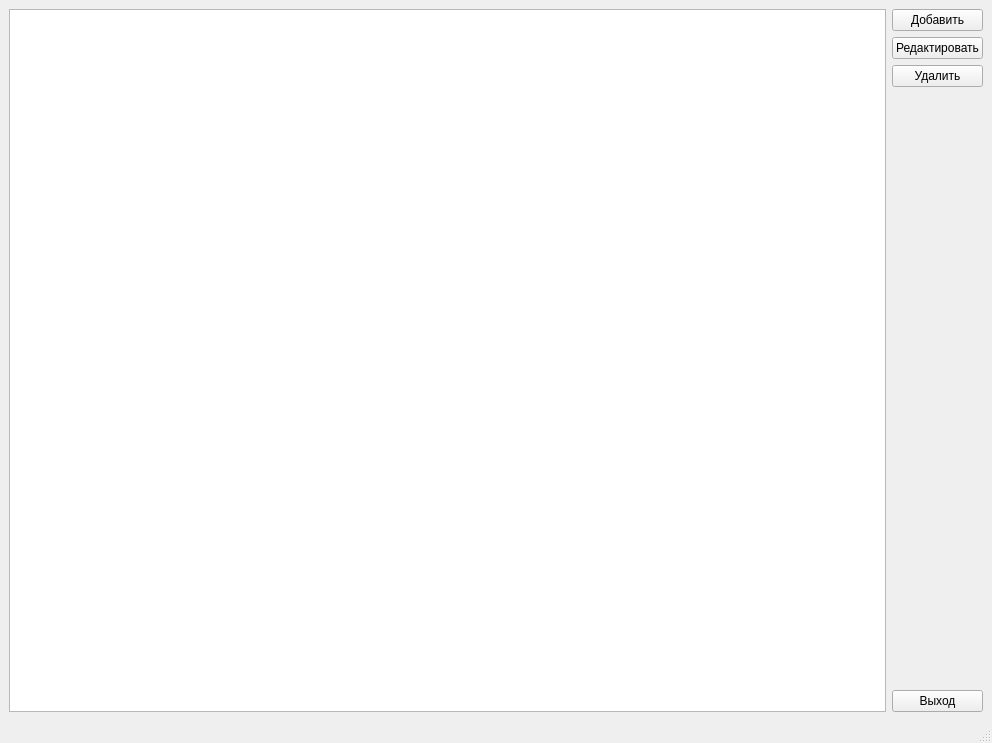
<?xml version="1.0" encoding="UTF-8"?>
<ui version="4.0">
 <class>MainWindow</class>
 <widget class="QMainWindow" name="MainWindow">
  <property name="geometry">
   <rect>
    <x>0</x>
    <y>0</y>
    <width>992</width>
    <height>743</height>
   </rect>
  </property>
  <property name="windowTitle">
   <string>Учет заявок на ремонт автомобилей</string>
  </property>
  <widget class="QWidget" name="centralwidget">
   <layout class="QVBoxLayout" name="verticalLayout_2">
    <item>
     <layout class="QHBoxLayout" name="horizontalLayout">
      <item>
       <widget class="QTableView" name="tv_orders"/>
      </item>
      <item>
       <layout class="QVBoxLayout" name="verticalLayout">
        <item>
         <widget class="QPushButton" name="btn_add">
          <property name="text">
           <string>Добавить</string>
          </property>
         </widget>
        </item>
        <item>
         <widget class="QPushButton" name="btn_edit">
          <property name="text">
           <string>Редактировать</string>
          </property>
         </widget>
        </item>
        <item>
         <widget class="QPushButton" name="btn_delete">
          <property name="text">
           <string>Удалить</string>
          </property>
         </widget>
        </item>
        <item>
         <spacer name="verticalSpacer">
          <property name="orientation">
           <enum>Qt::Orientation::Vertical</enum>
          </property>
          <property name="sizeHint" stdset="0">
           <size>
            <width>20</width>
            <height>40</height>
           </size>
          </property>
         </spacer>
        </item>
        <item>
         <widget class="QPushButton" name="btn_exit">
          <property name="text">
           <string>Выход</string>
          </property>
         </widget>
        </item>
       </layout>
      </item>
     </layout>
    </item>
   </layout>
  </widget>
  <widget class="QMenuBar" name="menubar">
   <property name="geometry">
    <rect>
     <x>0</x>
     <y>0</y>
     <width>992</width>
     <height>22</height>
    </rect>
   </property>
  </widget>
  <widget class="QStatusBar" name="statusbar"/>
 </widget>
 <resources/>
 <connections/>
</ui>
